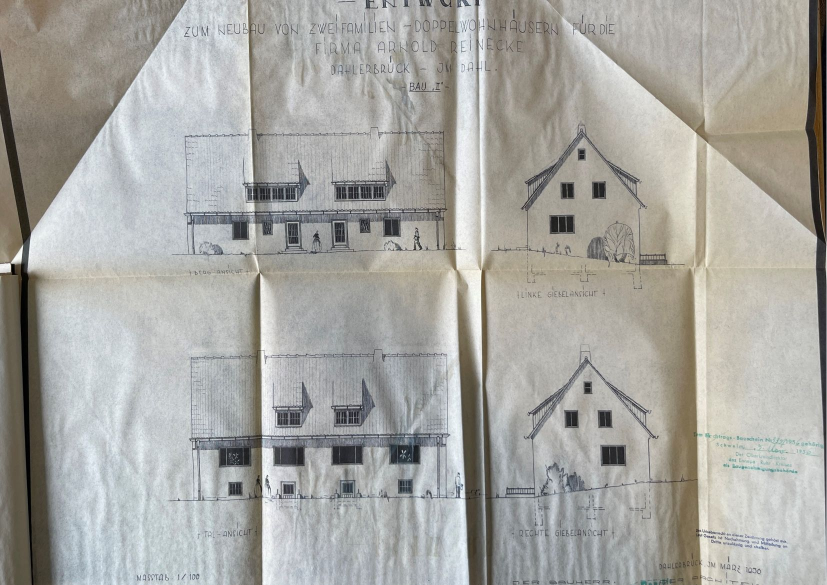
#> input picture testhouse-1/testhouse-1-exterior-1.jpg, 1654 x 1170 px (shown at 1/2 size)
$ python -i grid_render.py   (imports and definitions only)
#> lines starting #> are read from the running program, lines starting #| are printed output that depends on the picture
"""Grid overlay rendering for the agentic-labeling path.

Per agentic-labeling-followups-tracker §G2 (rewritten 2026-05-29 to
drop the outer margin):

    broad  — every max(W,H)/10 px, bold black, every intersection
             labelled inline with a white-chip background
    finer  — every max(W,H)/50 px, medium grey, every 5th line
             labelled inline
    detail — every max(W,H)/200 px, very faint stipple, no labels

OUTPUT DIMENSIONS == SOURCE DIMENSIONS (or the cropped region, when
`region` is set). No 56-px padding. The SVG layer in AnnotatePage /
ExtractPage swaps the image href without any layout shift, so the
labels the agent reads off the grid map back to source pixels
cleanly (no preserveAspectRatio scaling needed).

Coordinate labels show SOURCE pixels even when the image was cropped,
so an agent reading a zoom can call back into upsert_label against
the un-cropped scene without any further translation.

Default tier set: `("broad", "finer")` — detail is opt-in. Per §8
decision 3 of the followups tracker: at full-image scale the detail
tier is visual noise and only earns its keep on zoomed crops.
"""
from __future__ import annotations

from dataclasses import dataclass
from typing import Literal, Sequence

from PIL import Image, ImageDraw, ImageFont

ALL_TIERS = ("broad", "finer", "detail")
DEFAULT_TIERS = ("broad", "finer")  # detail is opt-in

# Contrast enhancement modes for faint freehand/pencil scans (issue #2).
# "none" is the default no-op; the rest lift legibility before the grid
# overlay is composited. Enhancement only changes pixel INTENSITY, never
# position — so SOURCE-pixel coordinates stay valid.
ENHANCE_MODES = ("none", "auto", "clahe", "threshold")
DEFAULT_ENHANCE = "none"
GRID_STYLES = ("standard", "coordinate_audit", "coordinate_pair", "coordinate_multicolor")
TargetLine = Literal["vertical", "horizontal", "none"]

# Cell-size fraction of the long edge. 10 broad cells / 50 finer / 200 detail.
_TIER_FRACTION = {"broad": 1 / 10, "finer": 1 / 50, "detail": 1 / 200}

# Drawing weights.
_BROAD_COLOR = (0, 0, 0, 220)
_FINER_COLOR = (90, 90, 110, 160)
_DETAIL_COLOR = (140, 140, 160, 60)

_LABEL_BG = (255, 255, 255, 220)
_LABEL_FG = (0, 0, 0, 255)
_LABEL_PAD = 2

_LEGEND_BG = (255, 255, 255, 200)
_LEGEND_FG = (40, 40, 40, 255)

_AUDIT_VERTICAL = {
    "broad": (0, 118, 255, 235),
    "finer": (0, 190, 255, 165),
    "detail": (56, 210, 255, 75),
}
_AUDIT_HORIZONTAL = {
    "broad": (220, 0, 95, 235),
    "finer": (255, 50, 185, 165),
    "detail": (255, 120, 205, 75),
}
_PAIR_VERTICAL = {
    "broad": (0, 150, 80, 240),
    "finer": (22, 190, 115, 170),
    "detail": (110, 225, 170, 80),
}
_PAIR_HORIZONTAL = {
    "broad": (230, 35, 35, 240),
    "finer": (255, 95, 95, 170),
    "detail": (255, 160, 160, 80),
}
_MULTI_PALETTE = [
    (230, 57, 70, 235),    # red
    (244, 140, 6, 235),    # orange
    (255, 202, 40, 235),   # yellow
    (46, 204, 113, 235),   # green
    (0, 150, 136, 235),    # teal
    (0, 188, 212, 235),    # cyan
    (33, 150, 243, 235),   # blue
    (103, 58, 183, 235),   # violet
    (156, 39, 176, 235),   # purple
    (233, 30, 99, 235),    # pink
]
_TARGET_COLOR = (255, 190, 0, 255)
_TARGET_BG = (20, 20, 20, 230)
_TARGET_FG = (255, 255, 255, 255)


@dataclass
class _Spec:
    out_w: int
    out_h: int
    crop_src_w: int
    crop_src_h: int
    region_origin: tuple[int, int]
    source_size: tuple[int, int] | None
    broad_step: int
    finer_step: int
    detail_step: int

    @property
    def px_per_src_x(self) -> float:
        return self.out_w / self.crop_src_w

    @property
    def px_per_src_y(self) -> float:
        return self.out_h / self.crop_src_h


def compute_output_size(crop_w: int, crop_h: int, max_dim: int) -> tuple[int, int]:
    """Output (width, height) for a `crop_w`×`crop_h` source-pixel crop
    given `max_dim`. Mirrors the downscale rule in render_grid_overlay:
    native 1:1 unless the long edge exceeds max_dim, then scale down
    preserving aspect ratio. Shared with api.snap so the local-crop →
    source coordinate mapping (issue #10) agrees with the rendered image.
    """
    if max(crop_w, crop_h) > max_dim:
        scale = max_dim / max(crop_w, crop_h)
        return (max(1, int(crop_w * scale)), max(1, int(crop_h * scale)))
    return (crop_w, crop_h)


def render_grid_overlay(
    image: Image.Image,
    *,
    tiers: Sequence[str] = DEFAULT_TIERS,
    region: tuple[int, int, int, int] | None = None,
    max_dim: int = 1600,
    background_opacity: float = 0.5,
    background_opacity_explicit: bool = False,
    enhance: str | None = DEFAULT_ENHANCE,
    source_dpi: int | None = None,
    image_source_region: tuple[int, int, int, int] | None = None,
    style: str = "standard",
    target: tuple[int, int] | None = None,
    target_line: TargetLine = "none",
    draw_grid: bool = True,
) -> Image.Image:
    """Composite the source image with a coordinate-anchored grid overlay.

    Args:
        image:              source PIL image (PDF page render or scene crop).
        tiers:              subset of ('broad', 'finer', 'detail').
        region:             pixel rect (x0,y0,x1,y1) to crop first; coords
                            in the source image's frame. Labels in the
                            output reference SOURCE pixels regardless.
        max_dim:            cap on longest side of the OUTPUT image.
        background_opacity: 0.5 by default; image fades to half so the
                            grid stays legible. When `enhance` is active and
                            the opacity was not explicitly requested, the
                            fade floor is raised so the lifted contrast
                            survives the composite. Explicit opacity wins.
        enhance:            contrast lift for faint freehand/pencil scans
                            (issue #2): one of ENHANCE_MODES. "none"
                            (default) is a no-op. "clahe"/"auto" apply
                            contrast-limited adaptive histogram
                            equalization; "threshold" additionally
                            binarizes via adaptive thresholding. Only pixel
                            intensity changes — coordinates are unaffected.

    Returns:
        New RGBA image. Dimensions == cropped source dims (possibly
        downscaled to max_dim). NO outer margin — the entire output is
        the image content, with grid + labels drawn over it.
    """
    if draw_grid and not tiers:
        raise ValueError("at least one tier required")
    unknown = set(tiers) - set(ALL_TIERS)
    if unknown:
        raise ValueError(f"unknown tier(s): {sorted(unknown)}")
    if not 0.0 < background_opacity <= 1.0:
        raise ValueError("background_opacity must be in (0, 1]")
    enhance = (enhance or DEFAULT_ENHANCE).lower()
    if enhance not in ENHANCE_MODES:
        raise ValueError(f"unknown enhance mode {enhance!r}; allowed {list(ENHANCE_MODES)}")
    style = (style or "standard").lower()
    if style not in GRID_STYLES:
        raise ValueError(f"unknown grid style {style!r}; allowed {list(GRID_STYLES)}")
    target_line = target_line or "none"
    if target_line not in ("vertical", "horizontal", "none"):
        raise ValueError("target_line must be vertical, horizontal, or none")

    src_w, src_h = image.size

    if image_source_region is not None:
        # `image` is ALREADY the crop of this SOURCE rect, rendered externally
        # at an arbitrary (higher) scale — e.g. a PDF-vector re-render at
        # higher-than-native DPI. Do NOT crop again; anchor the grid to the
        # SOURCE frame via this rect. The coordinate math maps source→output by
        # out_w/crop_src_w, so the larger base just yields a larger scale factor
        # and every printed coordinate stays an ABSOLUTE source pixel. NOTE:
        # region_origin MUST be the rect's (x0,y0), not (0,0) — otherwise reads
        # land in zoomed-pixel space and every placement is off.
        x0, y0, x1, y1 = (int(v) for v in image_source_region)
        cropped = image
        region_origin = (x0, y0)
        crop_src_w = x1 - x0
        crop_src_h = y1 - y0
        source_size: tuple[int, int] | None = None
    elif region is not None:
        x0, y0, x1, y1 = (int(v) for v in region)
        if not (0 <= x0 < x1 <= src_w and 0 <= y0 < y1 <= src_h):
            raise ValueError(
                f"region {region!r} out of image bounds (image is {src_w}x{src_h})"
            )
        cropped = image.crop((x0, y0, x1, y1))
        region_origin = (x0, y0)
        crop_src_w = x1 - x0
        crop_src_h = y1 - y0
        source_size = (src_w, src_h)
    else:
        cropped = image
        region_origin = (0, 0)
        crop_src_w = src_w
        crop_src_h = src_h
        source_size = None

    cw, ch = cropped.size

    # A1 (legibility-first tracker): enhance on the NATIVE crop BEFORE the
    # downscale. CLAHE/threshold compute contrast from local neighborhoods;
    # running them on full-resolution pixels yields a materially stronger,
    # cleaner lift than enhancing an already-shrunk image (where the faint
    # strokes have been blended toward the background by LANCZOS). Pixel
    # POSITIONS are unaffected — coordinates stay in the source frame.
    if enhance != "none":
        cropped = _enhance_image(cropped, enhance)
        # Don't let the half-fade swallow the contrast we just added unless
        # the caller intentionally requested a QA/labeling fade.
        if not background_opacity_explicit:
            background_opacity = max(background_opacity, 0.85)

    # H4 (followups-2 tracker): crop-aware max_dim. Keep the crop at
    # native 1:1 resolution if it fits — small zooms shouldn't be capped
    # at 1600px and lose readability on small text. Full-image renders
    # still cap at max_dim so we don't dump a 6000px PNG into the agent's
    # context. compute_output_size is shared with api.snap so the
    # local-crop → source coordinate mapping (issue #10) agrees with the
    # rendered image exactly.
    if image_source_region is not None:
        # Keep the re-rendered zoom at full resolution — the route already bounds
        # its size, and downscaling here would discard the legibility we zoomed
        # in to gain.
        out_w, out_h = cw, ch
    else:
        out_w, out_h = compute_output_size(cw, ch, max_dim)
        if (out_w, out_h) != (cw, ch):
            cropped = cropped.resize((out_w, out_h), Image.LANCZOS)
    cw, ch = cropped.size

    # Canvas == image dims; no margin. Grid + labels drawn ON the image.
    canvas = Image.new("RGBA", (cw, ch), (255, 255, 255, 255))
    if cropped.mode != "RGBA":
        cropped = cropped.convert("RGBA")
    if background_opacity < 1.0:
        cropped = _blend_to_white(cropped, background_opacity)
    canvas.paste(cropped, (0, 0), cropped if cropped.mode == "RGBA" else None)

    long_src = max(crop_src_w, crop_src_h)
    # Nest the tiers so they coincide EXACTLY where it remains legible:
    # broad = 5×finer, finer ≈ 5×detail. Detail must never collapse into a
    # 1–2 px mesh on tight crops; at that density it hides the drawing instead
    # of helping coordinate reads. Keep at least a 6 source-px interval, which
    # is still dense enough for fine placement on full-res scans but visually
    # separable from source ink and label geometry.
    # Deriving each tier independently from a fraction of long_src lets integer
    # rounding split them — e.g. long=1080 → broad=int(1080/10)=108 but
    # 5×finer=5×int(1080/50)=5×21=105. The broad labels then land 3–9 px off
    # the finer-every-5th labels and print DOUBLED, overlapping numbers
    # (315/324, 420/432, 525/540) that are unreadable and easy to MISREAD —
    # a real label-placement hazard. Anchoring broad to 5×finer guarantees a
    # broad label sits exactly on a finer-every-5th line, so each coordinate
    # prints once. Coordinates themselves were already correct (content maps to
    # source px at 0-px offset); this is a label-legibility fix.
    finer_step = max(1, round(long_src * _TIER_FRACTION["finer"]))
    broad_step = 5 * finer_step
    detail_step = max(6, finer_step // 5)
    spec = _Spec(
        out_w=cw,
        out_h=ch,
        crop_src_w=crop_src_w,
        crop_src_h=crop_src_h,
        region_origin=region_origin,
        source_size=source_size,
        broad_step=broad_step,
        finer_step=finer_step,
        detail_step=detail_step,
    )

    draw = ImageDraw.Draw(canvas, "RGBA")
    label_font = _load_font(11)
    legend_font = _load_font(10)

    # A3 (legibility-first tracker): draw_grid=False yields a clean crop —
    # no grid lines, no coordinate labels, no legend overlay. The read/zoom
    # verbs use it so a dimension or wall is read off untouched pixels (the
    # grid mesh otherwise occludes faint ink). With background_opacity=1.0
    # and enhance="none" the output is pixel-identical to the source crop.
    if draw_grid:
        # Order: detail → finer → broad so darker tiers overdraw lighter ones.
        # Labels go in a SECOND pass after all lines so they sit on top.
        if "detail" in tiers:
            _draw_tier_lines(draw, spec, "detail", style=style)
        if "finer" in tiers:
            _draw_tier_lines(draw, spec, "finer", style=style)
        if "broad" in tiers:
            _draw_tier_lines(draw, spec, "broad", style=style)

        # Labels — broad first (one per intersection), finer second (every 5th).
        if "broad" in tiers:
            _draw_tier_labels(draw, label_font, spec, "broad", style=style)
        if "finer" in tiers:
            _draw_tier_labels(draw, label_font, spec, "finer", style=style)

    if target is not None:
        _draw_target_guides(draw, label_font, spec, target, target_line)

    if draw_grid:
        _draw_top_right_legend(draw, canvas.size, spec, legend_font, source_dpi=source_dpi)
    return canvas


def _blend_to_white(img: Image.Image, alpha: float) -> Image.Image:
    if alpha >= 1.0:
        return img
    white = Image.new("RGBA", img.size, (255, 255, 255, 255))
    return Image.blend(white, img, alpha)


# [45 lines left out: function _enhance_image, not called in this run]


def _with_alpha(color: tuple[int, int, int, int], alpha: int) -> tuple[int, int, int, int]:
    return (color[0], color[1], color[2], alpha)


def _tier_style(tier: str, style: str) -> tuple[tuple[int, int, int, int], tuple[int, int, int, int], int]:
    if tier == "broad":
        color, width = _BROAD_COLOR, 2
    elif tier == "finer":
        color, width = _FINER_COLOR, 1
    elif tier == "detail":
        color, width = _DETAIL_COLOR, 1
    else:
        color, width = _DETAIL_COLOR, 1
    if style == "coordinate_audit":
        return _AUDIT_VERTICAL[tier], _AUDIT_HORIZONTAL[tier], width
    if style == "coordinate_pair":
        return _PAIR_VERTICAL[tier], _PAIR_HORIZONTAL[tier], width
    return color, color, width


# [23 lines left out: function _multicolor_line, not called in this run]


def _draw_tier_lines(
    draw: ImageDraw.ImageDraw,
    spec: _Spec,
    tier: str,
    *,
    style: str = "standard",
) -> None:
    if tier == "broad":
        step_src = spec.broad_step
    elif tier == "finer":
        step_src = spec.finer_step
    elif tier == "detail":
        step_src = spec.detail_step
    else:
        return
    v_color, h_color, width = _tier_style(tier, style)

    # Vertical lines.
    src_x = ((spec.region_origin[0] + step_src - 1) // step_src) * step_src
    src_x_end = spec.region_origin[0] + spec.crop_src_w
    while src_x <= src_x_end:
        out_x = int((src_x - spec.region_origin[0]) * spec.px_per_src_x)
        if 0 <= out_x < spec.out_w:
            if style == "coordinate_multicolor":
                v_color = _multicolor_line(src_x, step_src, tier=tier, orientation="vertical")
            draw.line([(out_x, 0), (out_x, spec.out_h - 1)], fill=v_color, width=width)
        src_x += step_src

    # Horizontal lines.
    src_y = ((spec.region_origin[1] + step_src - 1) // step_src) * step_src
    src_y_end = spec.region_origin[1] + spec.crop_src_h
    while src_y <= src_y_end:
        out_y = int((src_y - spec.region_origin[1]) * spec.px_per_src_y)
        if 0 <= out_y < spec.out_h:
            if style == "coordinate_multicolor":
                h_color = _multicolor_line(src_y, step_src, tier=tier, orientation="horizontal")
            draw.line([(0, out_y), (spec.out_w - 1, out_y)], fill=h_color, width=width)
        src_y += step_src


# [40 lines left out: function _draw_target_guides, not called in this run]


def _draw_tier_labels(
    draw: ImageDraw.ImageDraw,
    font: ImageFont.ImageFont,
    spec: _Spec,
    tier: str,
    *,
    style: str = "standard",
) -> None:
    """Draw coordinate labels on tier intersections with a white-chip
    background. Stays inside the image bounds; never spills outside."""
    if tier == "broad":
        step_src = spec.broad_step
        label_every_line = 1   # every intersection
    elif tier == "finer":
        step_src = spec.finer_step
        label_every_line = 5   # every 5th finer line
    else:
        return

    # X positions to label (vertical grid lines).
    src_xs: list[int] = []
    src_x = ((spec.region_origin[0] + step_src - 1) // step_src) * step_src
    src_x_end = spec.region_origin[0] + spec.crop_src_w
    line_idx = 0
    while src_x <= src_x_end:
        if line_idx % label_every_line == 0:
            src_xs.append(src_x)
        src_x += step_src
        line_idx += 1

    # Y positions to label (horizontal grid lines).
    src_ys: list[int] = []
    src_y = ((spec.region_origin[1] + step_src - 1) // step_src) * step_src
    src_y_end = spec.region_origin[1] + spec.crop_src_h
    line_idx = 0
    while src_y <= src_y_end:
        if line_idx % label_every_line == 0:
            src_ys.append(src_y)
        src_y += step_src
        line_idx += 1

    # X-axis labels along the TOP of the image (just below the top edge).
    for sx in src_xs:
        out_x = int((sx - spec.region_origin[0]) * spec.px_per_src_x)
        fg = None
        if style == "coordinate_multicolor":
            fg = _multicolor_line(sx, step_src, tier=tier, orientation="vertical")
        _draw_label_chip(
            draw, font, str(sx), (out_x, 0),
            anchor="top-center", canvas_w=spec.out_w, canvas_h=spec.out_h,
            fg=fg,
        )

    # Y-axis labels along the LEFT of the image (just inside the left edge).
    for sy in src_ys:
        out_y = int((sy - spec.region_origin[1]) * spec.px_per_src_y)
        fg = None
        if style == "coordinate_multicolor":
            fg = _multicolor_line(sy, step_src, tier=tier, orientation="horizontal")
        _draw_label_chip(
            draw, font, str(sy), (0, out_y),
            anchor="left-middle", canvas_w=spec.out_w, canvas_h=spec.out_h,
            fg=fg,
        )


def _draw_label_chip(
    draw: ImageDraw.ImageDraw,
    font: ImageFont.ImageFont,
    text: str,
    pos: tuple[int, int],
    *,
    anchor: str,
    canvas_w: int,
    canvas_h: int,
    fg: tuple[int, int, int, int] | None = None,
) -> None:
    """Draw `text` at `pos` with a white-chip background. Clamps to the
    canvas so labels along the edge are never cut off."""
    bbox = draw.textbbox((0, 0), text, font=font)
    tw, th = bbox[2] - bbox[0], bbox[3] - bbox[1]
    if anchor == "top-center":
        # Label sits horizontally centered on `pos[0]`, just below the top.
        x = pos[0] - tw // 2
        y = 2
    elif anchor == "left-middle":
        # Label sits vertically centered on `pos[1]`, just inside the left.
        x = 2
        y = pos[1] - th // 2
    else:
        x, y = pos
    # Clamp the chip rectangle to the canvas.
    rx0 = max(0, x - _LABEL_PAD)
    ry0 = max(0, y - _LABEL_PAD)
    rx1 = min(canvas_w - 1, x + tw + _LABEL_PAD)
    ry1 = min(canvas_h - 1, y + th + _LABEL_PAD)
    # Shift the text inside the clamp if pinned to an edge.
    x = rx0 + _LABEL_PAD
    y = ry0 + _LABEL_PAD
    draw.rectangle([rx0, ry0, rx1, ry1], fill=_LABEL_BG)
    if fg is not None:
        draw.rectangle([rx0, ry0, rx1, ry1], outline=fg, width=2)
    draw.text((x, y), text, font=font, fill=fg or _LABEL_FG)


def _draw_top_right_legend(
    draw: ImageDraw.ImageDraw,
    canvas_size: tuple[int, int],
    spec: _Spec,
    font: ImageFont.ImageFont,
    source_dpi: int | None = None,
) -> None:
    """Tiny faint chip in the top-right corner. Smaller font than the
    axis labels so it doesn't compete with content."""
    cw, ch = canvas_size
    lines = [
        f"grid (src px): b/f/d = {spec.broad_step}/{spec.finer_step}/{spec.detail_step}",
    ]
    if source_dpi:
        # Calibration safety: every grid self-describes the dpi of its
        # coordinate frame so px<->PDF-unit conversion (1 px = 72/dpi pt)
        # is always verifiable and can never silently mis-calibrate.
        lines.append(f"dpi {source_dpi}  (1 px = {72.0/source_dpi:.4f} pt)")
    if spec.source_size:
        lines.append(
            f"crop ({spec.region_origin[0]},{spec.region_origin[1]}) "
            f"of {spec.source_size[0]}×{spec.source_size[1]}"
        )
    pad = 4
    line_h = 12
    bbox_widths = [draw.textbbox((0, 0), ln, font=font)[2] for ln in lines]
    block_w = max(bbox_widths) + pad * 2
    block_h = line_h * len(lines) + pad * 2
    x0 = max(0, cw - block_w - 4)
    y0 = 4
    draw.rectangle(
        [x0, y0, x0 + block_w, y0 + block_h],
        fill=_LEGEND_BG,
    )
    for i, ln in enumerate(lines):
        draw.text(
            (x0 + pad, y0 + pad + i * line_h),
            ln,
            font=font,
            fill=_LEGEND_FG,
        )


def _load_font(size: int) -> ImageFont.ImageFont:
    candidates = [
        "/usr/share/fonts/truetype/dejavu/DejaVuSansMono.ttf",
        "/usr/share/fonts/truetype/dejavu/DejaVuSans.ttf",
        "/System/Library/Fonts/Monaco.ttf",
        "/System/Library/Fonts/Helvetica.ttc",
    ]
    for p in candidates:
        try:
            return ImageFont.truetype(p, size=size)
        except Exception:  # noqa: BLE001
            continue
    return ImageFont.load_default()

>>> from PIL import Image
>>> picture = Image.open('../testhouse-1/testhouse-1-exterior-1.jpg')
#> picture is the input picture: PIL image 1654x1170 RGB; mean R, G, B 167, 166.4, 161.7
>>> result = render_grid_overlay(picture)
#> in _blend_to_white, `return Image.blend(white, img, alpha)`:
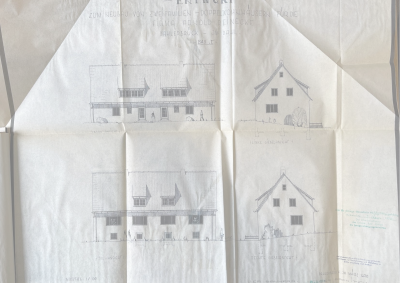
#> returned value: PIL image 1600x1131 RGBA (shown at 1/4 size); mean R, G, B, A 210.8, 210.4, 208.1, 255
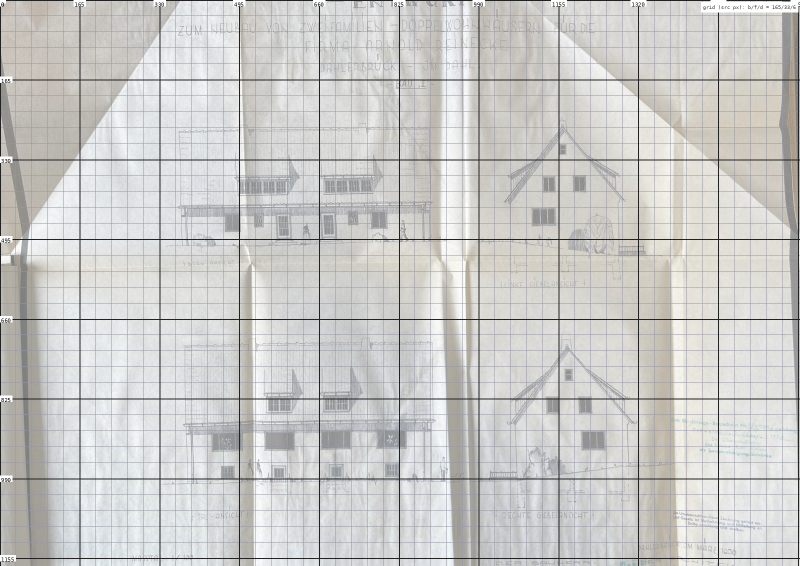
#> result: PIL image 1600x1131 RGBA (shown at 1/2 size); mean R, G, B, A 199.4, 199.1, 197.9, 249.3; transparent parts drawn white
